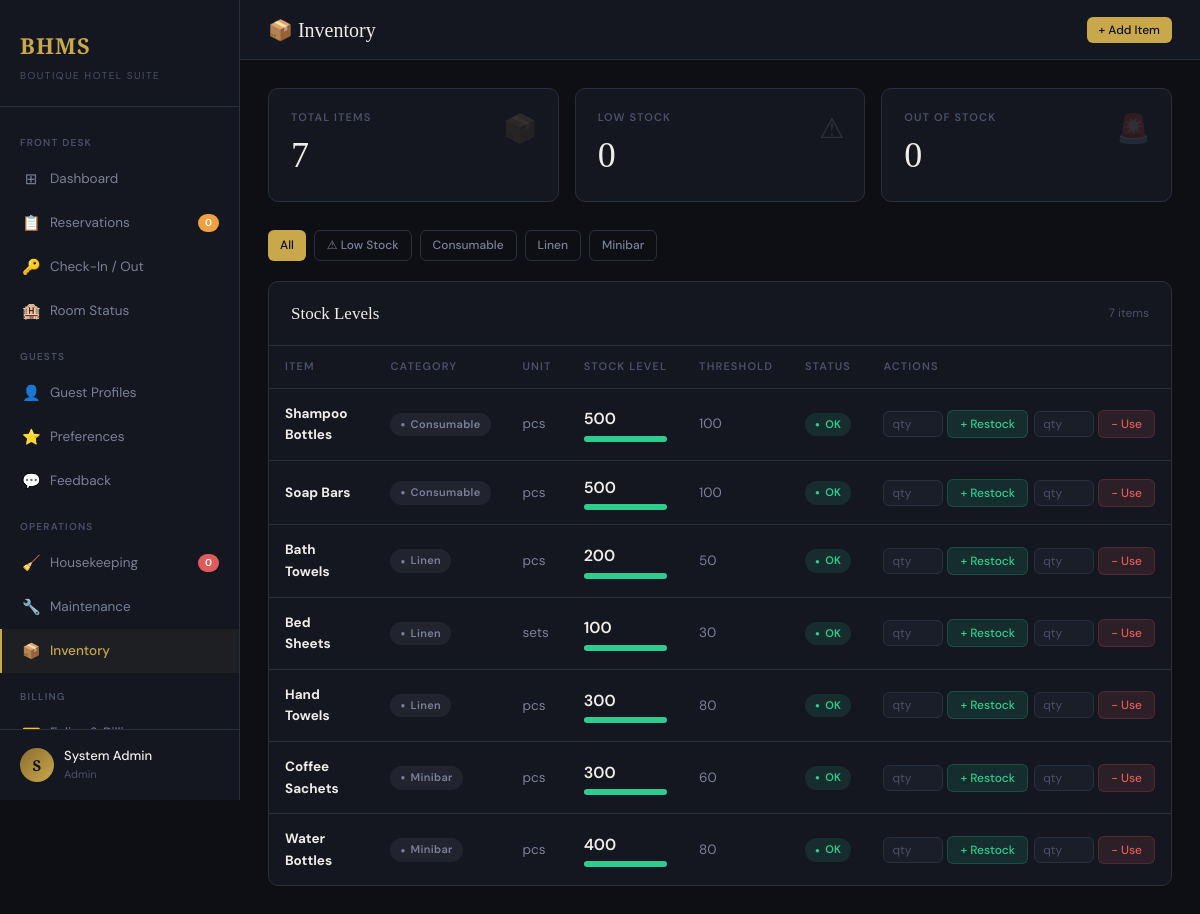
/inventory.php (signed in), run on the app's committed database.
### tables this page shows
CREATE TABLE `inventory` (
  `item_id` int(11) NOT NULL,
  `name` varchar(100) NOT NULL,
  `category` varchar(50) DEFAULT NULL,
  `quantity` int(11) NOT NULL DEFAULT 0,
  `threshold` int(11) NOT NULL DEFAULT 10,
  `unit` varchar(20) NOT NULL DEFAULT 'pcs',
  `updated_at` datetime NOT NULL DEFAULT current_timestamp() ON UPDATE current_timestamp()
);

### includes/auth.php (called while the page is built, shortened)
<?php
require_once __DIR__ . '/db.php';
class Auth {
    public static function role(): string {
        return $_SESSION['staff_role'] ?? '';
    }
    public static function can(array $roles): bool {
        return in_array(self::role(), $roles);
    }
}

### includes/db.php (called while the page is built, shortened)
<?php
class DatabaseConnection {
    private static ?DatabaseConnection $instance = null;
    private mysqli $conn;
    private string $host   = 'localhost';
    private string $dbname = 'bhms';
    private string $user   = 'root';
    private string $pass   = '';
    private string $charset = 'utf8mb4';
    private function __construct() {
        $this->conn = new mysqli(
            $this->host,
            $this->user,
            $this->pass,
            $this->dbname
        );
        $this->conn->set_charset($this->charset);
    }
    public static function getInstance(): DatabaseConnection {
        if (self::$instance === null) {
            self::$instance = new DatabaseConnection();
        }
        return self::$instance;
    }
    public function query(string $sql, string $types = '', ...$params): mysqli_result|bool {
        if (empty($params)) {
            return $this->conn->query($sql);
        }
        $stmt = $this->conn->prepare($sql);
        $stmt->bind_param($types, ...$params);
        $stmt->execute();
        $result = $stmt->get_result();
        return $result ?: true;
    }
    public function fetchAll(string $sql, string $types = '', ...$params): array {
        $result = $this->query($sql, $types, ...$params);
        return $result->fetch_all(MYSQLI_ASSOC);
    }
    public function fetchOne(string $sql, string $types = '', ...$params): ?array {
        $result = $this->query($sql, $types, ...$params);
        return $result->fetch_assoc() ?: null;
    }
}
function db(): DatabaseConnection {
    return DatabaseConnection::getInstance();
}

### inventory.php (the view, shortened to what this page needs)
<?php
require_once 'includes/auth.php';
$db = db();
$filter = $_GET['filter'] ?? 'all';
$where  = $filter === 'low' ? "WHERE quantity <= threshold" : "WHERE 1=1";
$items  = $db->fetchAll("SELECT * FROM inventory {$where} ORDER BY category, name");
$stats = [
    'total'    => $db->fetchOne("SELECT COUNT(*) c FROM inventory")['c'] ?? 0,
    'low'      => $db->fetchOne("SELECT COUNT(*) c FROM inventory WHERE quantity <= threshold")['c'] ?? 0,
    'critical' => $db->fetchOne("SELECT COUNT(*) c FROM inventory WHERE quantity = 0")['c'] ?? 0,
];
$categories = array_unique(array_column($items, 'category'));
$filter_cat = $_GET['cat'] ?? '';
?>
<!DOCTYPE html>
<html lang="en">
<head>
<link rel="stylesheet" href="css/style.css">
</head>
<body>
<div class="wrapper">
  <?php include 'includes/sidebar.php'; ?>
  <div class="main">
    <div class="topbar">
      <div class="topbar-title">📦 Inventory</div>
      <div class="topbar-actions">
        <?php if (Auth::can(['Manager','Admin','Supervisor'])): ?>
        <button onclick="document.getElementById('createModal').classList.add('show')" class="btn btn-gold btn-sm">+ Add Item</button>
        <?php endif; ?>
      </div>
    </div>
    <div class="content">
      <div class="stat-grid" style="grid-template-columns:repeat(3,1fr)">
        <div class="stat-card"><div class="stat-icon">📦</div><div class="stat-label">Total Items</div><div class="stat-value"><?= $stats['total'] ?></div></div>
        <div class="stat-card" style="border-color:<?= $stats['low']>0?'rgba(240,160,64,.3)':'var(--border)' ?>">
          <div class="stat-icon">⚠</div><div class="stat-label">Low Stock</div>
          <div class="stat-value" style="color:<?= $stats['low']>0?'var(--amber)':'var(--text-primary)' ?>"><?= $stats['low'] ?></div>
        </div>
        <div class="stat-card" style="border-color:<?= $stats['critical']>0?'rgba(224,92,92,.3)':'var(--border)' ?>">
          <div class="stat-icon">🚨</div><div class="stat-label">Out of Stock</div>
          <div class="stat-value" style="color:<?= $stats['critical']>0?'var(--red)':'var(--text-primary)' ?>"><?= $stats['critical'] ?></div>
        </div>
      </div>
      <div style="display:flex;gap:8px;margin-bottom:20px;flex-wrap:wrap">
        <a href="inventory.php" class="btn <?= $filter==='all'&&!$filter_cat?'btn-gold':'btn-outline' ?> btn-sm">All</a>
        <a href="inventory.php?filter=low" class="btn <?= $filter==='low'?'btn-gold':'btn-outline' ?> btn-sm">⚠ Low Stock</a>
        <?php foreach ($categories as $cat): ?>
        <a href="inventory.php?cat=<?= urlencode($cat) ?>" class="btn <?= $filter_cat===$cat?'btn-gold':'btn-outline' ?> btn-sm"><?= htmlspecialchars($cat) ?></a>
        <?php endforeach; ?>
      </div>
      <div class="card">
        <div class="card-header">
          <div class="card-title">Stock Levels</div>
          <span style="font-size:12px;color:var(--text-dim)"><?= count($items) ?> items</span>
        </div>
        <div class="table-wrap">
          <table>
            <thead><tr><th>Item</th><th>Category</th><th>Unit</th><th>Stock Level</th><th>Threshold</th><th>Status</th><th>Actions</th></tr></thead>
            <tbody>
              <?php foreach ($items as $item):
                $pct = $item['threshold'] > 0 ? min(100, $item['quantity'] / ($item['threshold'] * 2) * 100) : 100;
                $barClass = $item['quantity'] == 0 ? 'bar-critical' : ($item['quantity'] <= $item['threshold'] ? 'bar-low' : 'bar-ok');
                $statusClass = $item['quantity'] == 0 ? 'badge-red' : ($item['quantity'] <= $item['threshold'] ? 'badge-amber' : 'badge-green');
                $statusLabel = $item['quantity'] == 0 ? 'Out of Stock' : ($item['quantity'] <= $item['threshold'] ? 'Low Stock' : 'OK');
              ?>
              <tr>
                <td><strong><?= htmlspecialchars($item['name']) ?></strong></td>
                <td><span class="badge badge-gray"><?= htmlspecialchars($item['category']) ?></span></td>
                <td style="color:var(--text-muted)"><?= htmlspecialchars($item['unit']) ?></td>
                <td>
                  <div style="font-weight:600;font-size:16px"><?= number_format($item['quantity']) ?></div>
                  <div class="stock-bar-wrap"><div class="stock-bar <?= $barClass ?>" style="width:<?= $pct ?>%"></div></div>
                </td>
                <td style="color:var(--text-muted)"><?= number_format($item['threshold']) ?></td>
                <td><span class="badge <?= $statusClass ?>"><?= $statusLabel ?></span></td>
                <td>
                  <div style="display:flex;gap:6px;align-items:center">
                    <form method="POST" style="display:flex;gap:4px;align-items:center">
                      <input type="number" name="qty_add" class="form-control" style="width:60px;padding:4px 8px;font-size:12px" placeholder="qty" min="1">
                      <button type="submit" class="btn btn-success btn-sm">+ Restock</button>
                    </form>
                    <form method="POST" style="display:flex;gap:4px;align-items:center">
                      <input type="number" name="qty_use" class="form-control" style="width:60px;padding:4px 8px;font-size:12px" placeholder="qty" min="1" max="<?= $item['quantity'] ?>">
                      <button type="submit" class="btn btn-danger btn-sm">− Use</button>
                    </form>
                  </div>
                </td>
              </tr>
              <?php endforeach; ?>
            </tbody>
          </table>
        </div>
      </div>
    </div>
  </div>
</div>
</body></html>

### includes/sidebar.php (shortened to what this page needs)
<?php
$current = basename($_SERVER['PHP_SELF'], '.php');
?>
<aside class="sidebar">
  <div class="sidebar-logo">
    <span class="brand">BHMS</span>
    <span class="sub">Boutique Hotel Suite</span>
  </div>
  <nav class="sidebar-nav">
    <div class="nav-section-title">Front Desk</div>
    <a href="dashboard.php" class="nav-item <?= $current==='dashboard'?'active':'' ?>">
      <span class="icon">⊞</span> Dashboard
    </a>
    <a href="reservations.php" class="nav-item <?= $current==='reservations'?'active':'' ?>">
      <span class="icon">📋</span> Reservations
      <span class="nav-badge amber" id="badge-res">0</span>
    </a>
    <a href="checkin.php" class="nav-item <?= $current==='checkin'?'active':'' ?>">
      <span class="icon">🔑</span> Check-In / Out
    </a>
    <a href="rooms.php" class="nav-item <?= $current==='rooms'?'active':'' ?>">
      <span class="icon">🏨</span> Room Status
    </a>
    <div class="nav-section-title">Guests</div>
    <a href="guests.php" class="nav-item <?= $current==='guests'?'active':'' ?>">
      <span class="icon">👤</span> Guest Profiles
    </a>
    <a href="preferences.php" class="nav-item <?= $current==='preferences'?'active':'' ?>">
      <span class="icon">⭐</span> Preferences
    </a>
    <a href="feedback.php" class="nav-item <?= $current==='feedback'?'active':'' ?>">
      <span class="icon">💬</span> Feedback
    </a>
    <div class="nav-section-title">Operations</div>
    <a href="housekeeping.php" class="nav-item <?= $current==='housekeeping'?'active':'' ?>">
      <span class="icon">🧹</span> Housekeeping
      <span class="nav-badge" id="badge-hk">0</span>
    </a>
    <a href="maintenance.php" class="nav-item <?= $current==='maintenance'?'active':'' ?>">
      <span class="icon">🔧</span> Maintenance
    </a>
    <a href="inventory.php" class="nav-item <?= $current==='inventory'?'active':'' ?>">
      <span class="icon">📦</span> Inventory
    </a>
    <div class="nav-section-title">Billing</div>
    <a href="folios.php" class="nav-item <?= $current==='folios'?'active':'' ?>">
      <span class="icon">💳</span> Folios & Billing
    </a>
  </nav>
  <div class="sidebar-footer">
    <div class="user-card">
      <div class="user-avatar">
        <?= strtoupper(substr($_SESSION['staff_name'] ?? 'A', 0, 1)) ?>
      </div>
      <div class="user-info">
        <div class="name"><?= htmlspecialchars($_SESSION['staff_name'] ?? 'Admin') ?></div>
        <div class="role"><?= htmlspecialchars($_SESSION['staff_role'] ?? 'Manager') ?></div>
      </div>
    </div>
  </div>
</aside>

### inventory.php (style rules this page uses)
.stock-bar-wrap { width:100%;height:6px;background:var(--bg-panel);border-radius:3px;margin-top:4px }
.stock-bar { height:6px;border-radius:3px;transition:width .4s ease }
.bar-ok { background:var(--green) }

### data on the page
inventory: name "Shampoo Bottles", category "Consumable", unit "pcs", quantity "500", threshold "100", statusLabel "OK"
inventory: name "Soap Bars", category "Consumable", unit "pcs", quantity "500", threshold "100", statusLabel "OK"
inventory: name "Bath Towels", category "Linen", unit "pcs", quantity "200", threshold "50", statusLabel "OK"
inventory: name "Bed Sheets", category "Linen", unit "sets", quantity "100", threshold "30", statusLabel "OK"
inventory: name "Hand Towels", category "Linen", unit "pcs", quantity "300", threshold "80", statusLabel "OK"
inventory: name "Coffee Sachets", category "Minibar", unit "pcs", quantity "300", threshold "60", statusLabel "OK"
inventory: name "Water Bottles", category "Minibar", unit "pcs", quantity "400", threshold "80", statusLabel "OK"

### other printed values
substr($_SESSION['staff_name'] ?? 'A', 0, 1) "S"
$_SESSION['staff_name'] "System Admin"
$_SESSION['staff_role'] "Admin"
$stats['total'] "7"
$stats['low'] "0"
$stats['critical'] "0"
$cat "Consumable"
$cat "Linen"
$cat "Minibar"
count($items) "7"
